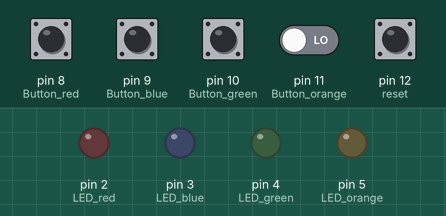
This sketch was run on a simulated Arduino Uno, built with avr-gcc and run on an emulated ATmega328P. Parts: output pins drawn as LEDs (lit = HIGH). Dashed ring = blinking. The test bench sets the inputs (shaded band); at power-on: pin 8 (Button_red), pin 9 (Button_blue), pin 10 (Button_green), pin 11 (Button_orange), pin 12 (reset) LOW. What the sketch prints to the serial monitor is not drawn.

Above: at 1.2 s.
1.3 s: pin 8 (Button_red) pulled HIGH for 0.15 s
At 2.5 s:
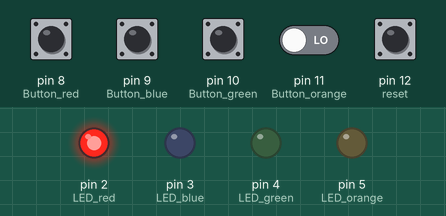
2.9 s: pin 12 (reset) pulled HIGH for 0.15 s
At 3.9 s:
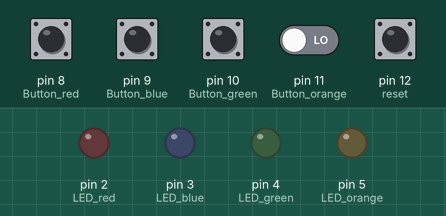
4.5 s: pin 9 (Button_blue) pulled HIGH for 0.15 s
At 5.4 s:
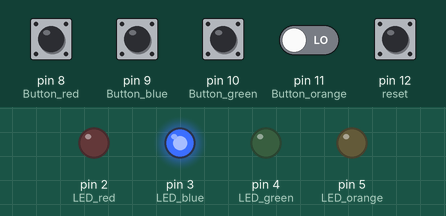
6.1 s: pin 12 (reset) pulled HIGH for 1 s
At 6.5 s:
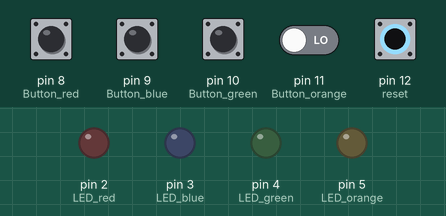
10.1 s: pin 10 (Button_green) pulled HIGH for 0.15 s
At 10.7 s:
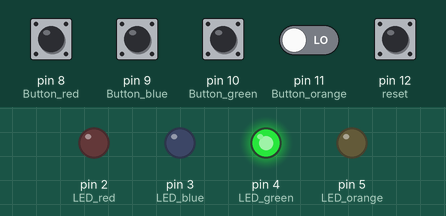
11.7 s: pin 11 (Button_orange) driven HIGH and pin 12 (reset) driven HIGH
At 13.1 s:
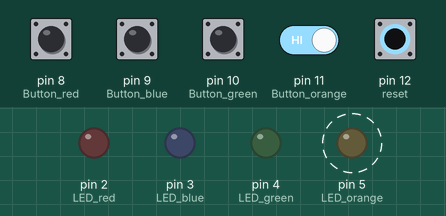
Timing chart, 0 to 14.4 s (numbered marks = the images above; inputs shaded):
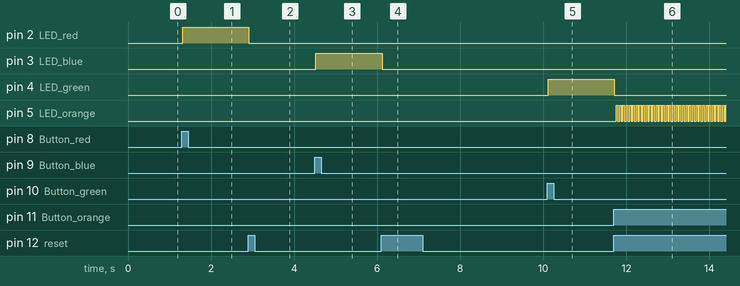

The sketch:

Exercise_3_Ans_All.ino
```cpp
#define LED_red 2
#define LED_blue 3
#define LED_green 4
#define LED_orange 5
#define Button_red 8
#define Button_blue 9
#define Button_green 10
#define Button_orange 11
#define reset 12

int flag = 0;
int val_red = LOW;
int val_blue = LOW;
int val_green = LOW;
int val_orange = LOW;
int val_reset = LOW;

void setup() {
  Serial.begin(9600);

  pinMode(LED_red,OUTPUT);
  pinMode(LED_blue,OUTPUT);
  pinMode(LED_green,OUTPUT);
  pinMode(LED_orange,OUTPUT);

  pinMode(Button_red,INPUT);
  pinMode(Button_blue,INPUT);
  pinMode(Button_green,INPUT);
  pinMode(Button_orange,INPUT);

  pinMode(reset,INPUT);
}

void loop() {
  val_red = digitalRead(Button_red);
  val_blue = digitalRead(Button_blue);
  val_green = digitalRead(Button_green);
  val_orange = digitalRead(Button_orange);
  val_reset = digitalRead(reset);
  Serial.print(flag);
  Serial.print(",");
  Serial.print(val_red);
  Serial.print(",");
  Serial.print(val_blue);
  Serial.print(",");
  Serial.print(val_green);
  Serial.print(",");
  Serial.println(val_orange);

  //else ifについては「そうでないときもし〜なら」という意味です。条件分岐を何通りに分けるために使われます。
  if(val_red == HIGH && flag == 0){
    digitalWrite(LED_red,HIGH);
    Serial.println("赤が押されました!");

    flag = 1;
  }
  else if(val_blue == HIGH && flag == 0){
    digitalWrite(LED_blue,HIGH);
    Serial.println("青が押されました!");

    flag = 1;
  }
  else if(val_green == HIGH && flag == 0){
    digitalWrite(LED_green,HIGH);
    Serial.println("緑が押されました!");

    flag = 1;
  }
  else if(val_orange == HIGH && flag == 0){
    digitalWrite(LED_orange,HIGH);
    Serial.println("オレンジが押されました!");

    flag = 1;
  }
//今回はflagという変数を用いて、押されている状態といない状態を管理しています。
  if(val_reset == HIGH && flag == 1){
    digitalWrite(LED_red,LOW);
    digitalWrite(LED_blue,LOW);
    digitalWrite(LED_green,LOW);
    digitalWrite(LED_orange,LOW);
    Serial.println("リセットされました!");

    flag = 0;
  }
}
```

Measured:
- after the input at 1.3 s, pin 2 (LED_red): LOW → HIGH at once
- after the input at 2.9 s, pin 2 (LED_red): HIGH → LOW at once
- after the input at 4.5 s, pin 3 (LED_blue): LOW → HIGH at once
- after the input at 6.1 s, pin 3 (LED_blue): HIGH → LOW at once
- after the input at 10.1 s, pin 4 (LED_green): LOW → HIGH at once
- after the input at 11.7 s, pin 4 (LED_green): HIGH → LOW at once; pin 5 (LED_orange): alternates HIGH for 0.04 s and LOW for 0.04 s, starting after 0.06 s
